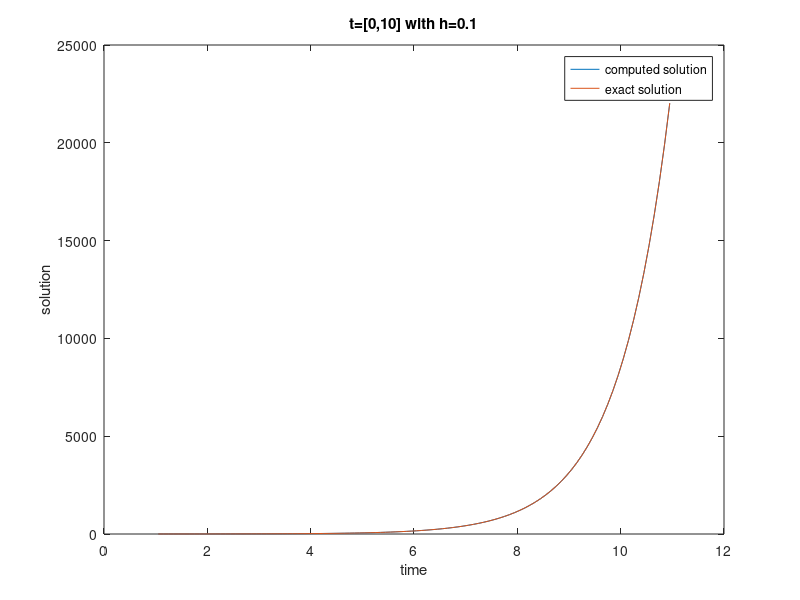

MATLAB code to generate this figure:
clear
a=0;
b=10;
h=0.1;
n=(b-a)/h;
x=zeros(1,n);
cmp=zeros(1,n);



for i=1:n
    x(i)=h/2+(i-1)*h;      %compute exact solution, x(i) is the ith mid-point
end
S=1;
for i=1:n
    exact(i)=exp(x(i)+h/2);          %computes the exact value
    
    S=S+h*(exp(x(i)));               %computes the sum in the midpoint rule
    cmp(i)=S;
    
end
plot(x+1,cmp);
hold on;
plot (x+1,exact);
title('t=[0,10] with h=0.1')
xlabel('time')
ylabel('solution')
legend(["computed solution";"exact solution"]);





% Repating with h = 2,0.5,0.1 gives
% h=2=> 1.874286812771613e+04, 
% h=0.5=>2.179869584585683e+04
% h=0.1=> 2.201729119339274e+04
% exact value=>2.202646579480672e+04, 
%from this solution it can be seen that with the increasing number of
%iteration points aproximation becomes closer to exact solution.
%comparsion plots between computed and exact value has been provided in
%report

